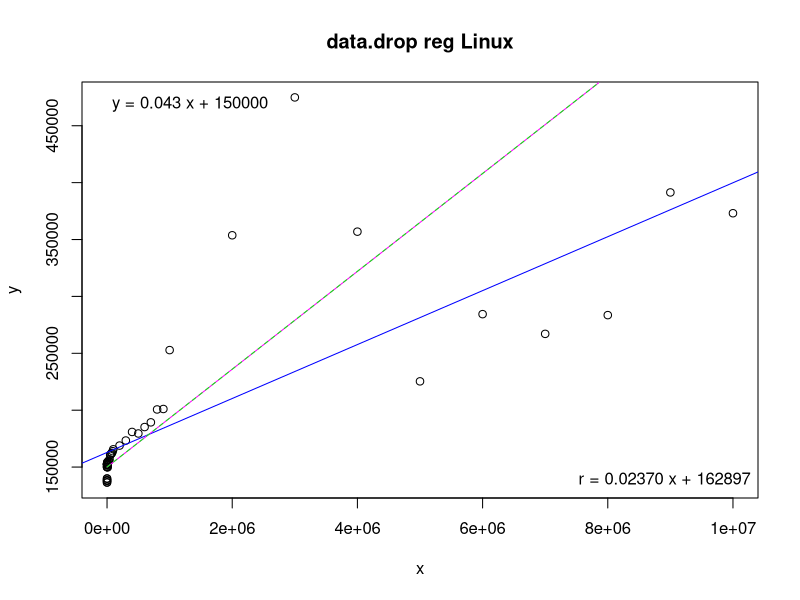
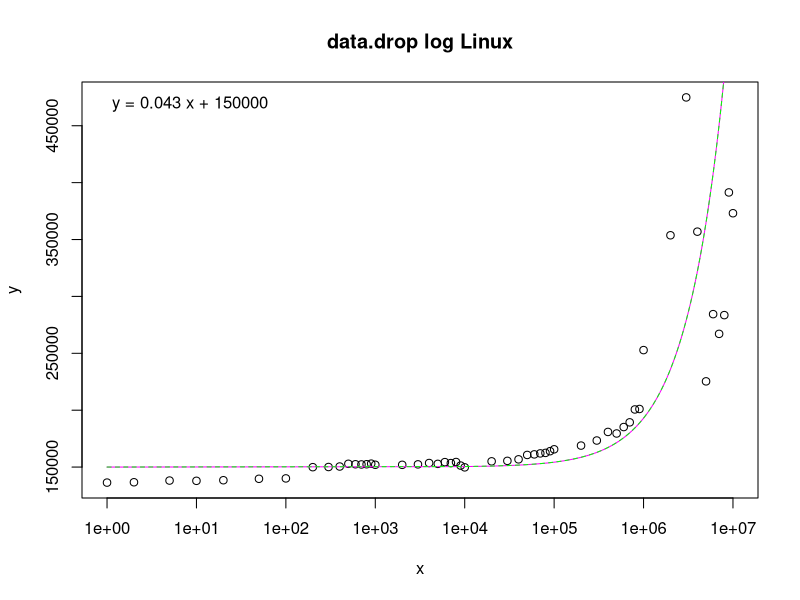

The R source for these figures, in order:
# Input data
x <- c(1,2,5,10,20,50,100,200,300,400,500,600,700,800,900,1000,2000,3000,4000,5000,6000,7000,8000,9000,10000,20000,30000,40000,50000,60000,70000,80000,90000,100000,200000,300000,400000,500000,600000,700000,800000,900000,1000000,2000000,3000000,4000000,5000000,6000000,7000000,8000000,9000000,10000000)
y <- c(136370,136660,138160,137930,138450,139710,140050,149920,150070,150500,152890,152480,152310,152500,153020,152030,151990,152390,153580,152830,154360,153510,154460,151330,149770,155050,155470,156810,160670,161170,162040,162470,163970,165630,168900,173350,180890,179530,185190,189320,200650,201060,252820,353740,474910,356920,225350,284420,267090,283560,391390,373110)

# Linear regression
model <- lm(y ~ x)
coefs <- coef(model)

# Print regression coefficients
print(coefs)

# Estimating line function
a <- 0.043
b <- 150000.0
fe <- function(x) {
  a*x + b
}

# Estimating staircase function
base <- 150000
size <- 1000
cost <- 43
fs <- function(x) {
  (((x + size - 1) / size) * cost) + base
}

# Estimated line values
xe <- seq(1, 10000000, by = 10000)
ye <- fe(xe)

# Estimated staircase values
xs <- seq(1, 10000000, by = 10000)
ys <- fs(xs)

png("data-drop-reg.png")
plot(x, y, main = "data.drop reg Linux")
abline(model, col = "blue")
lines(xe, ye, col = "magenta")
lines(xs, ys, col = "green", lty = 2)
legend("bottomright", legend = sprintf("r = %.5f x + %.0f", coefs[2], coefs[1]), bty = "n")
legend("topleft", legend = sprintf("y = %.3f x + %.0f", a, b), bty = "n")

png("data-drop-log.png")
plot(x, y, log = "x", main = "data.drop log Linux")
lines(xe, ye, col = "magenta")
lines(xs, ys, col = "green", lty = 2)
legend("topleft", legend = sprintf("y = %.3f x + %.0f", a, b), bty = "n")
